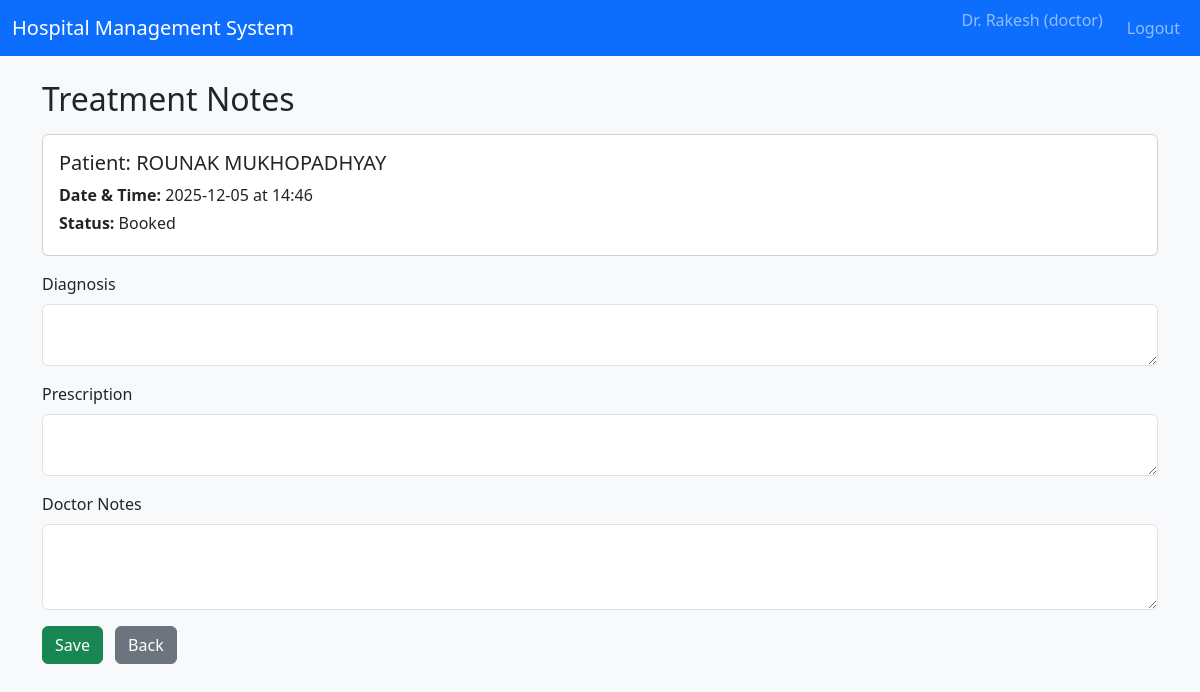
/doctor/appointments/4/treatment (signed in), run on an earlier commit of the app's database.
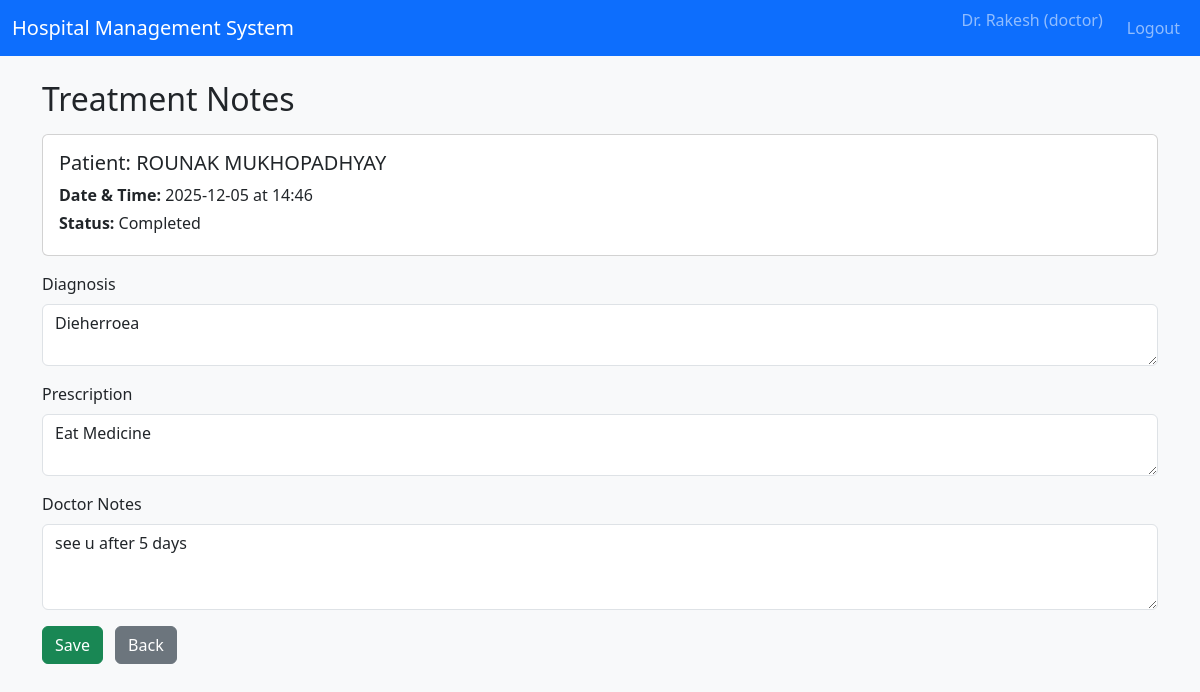
And on a later commit of the database.
### tables this page shows
CREATE TABLE appointments (
            id INTEGER PRIMARY KEY AUTOINCREMENT,
            patient_id INTEGER NOT NULL,
            doctor_id INTEGER NOT NULL,
            date TEXT NOT NULL, -- YYYY-MM-DD
            time TEXT NOT NULL, -- HH:MM
            status TEXT NOT NULL CHECK(status IN ('Booked', 'Completed', 'Cancelled')),
            created_at TEXT NOT NULL,
            updated_at TEXT NOT NULL,
            FOREIGN KEY(patient_id) REFERENCES patients(id),
            FOREIGN KEY(doctor_id) REFERENCES doctors(id),
            UNIQUE(doctor_id, date, time) -- prevent double booking
        );

CREATE TABLE treatments (
            id INTEGER PRIMARY KEY AUTOINCREMENT,
            appointment_id INTEGER NOT NULL,
            diagnosis TEXT,
            prescription TEXT,
            notes TEXT,
            created_at TEXT NOT NULL,
            FOREIGN KEY(appointment_id) REFERENCES appointments(id)
        );

### controllers/routes.py (the view, shortened to what this page needs)
@main_bp.route("/doctor/appointments/<int:appointment_id>/treatment", methods=["GET", "POST"])
@login_required
@role_required("doctor")
def doctor_treatment(appointment_id):
    doctor_id = get_current_doctor_id()
    if not doctor_id:
        flash("Doctor profile not found.", "danger")
        return redirect(url_for("main.doctor_dashboard"))
    conn = get_db_connection()
    cur = conn.cursor()
    cur.execute(
        """
        SELECT a.*,
               u.full_name AS patient_name,
               t.diagnosis,
               t.prescription,
               t.notes
        FROM appointments a
        JOIN patients p ON a.patient_id = p.id
        JOIN users u ON p.user_id = u.id
        LEFT JOIN treatments t ON t.appointment_id = a.id
        WHERE a.id = ? AND a.doctor_id = ?;
        """,
        (appointment_id, doctor_id),
    )
    appt = cur.fetchone()
    if not appt:
        conn.close()
        flash("Appointment not found.", "danger")
        return redirect(url_for("main.doctor_appointments"))
    conn.close()
    return render_template("doctor_treatment_form.html", appt=appt)

### controllers/routes.py (called while the page is built)
def login_required(view_func):
    @wraps(view_func)
    def wrapped(*args, **kwargs):
        if "user_id" not in session:
            flash("Please log in to continue.", "warning")
            return redirect(url_for("main.login"))
        return view_func(*args, **kwargs)
    return wrapped

def role_required(role):
    def decorator(view_func):
        @wraps(view_func)
        def wrapped(*args, **kwargs):
            if "user_id" not in session or session.get("role") != role:
                flash("Unauthorized access.", "danger")
                return redirect(url_for("main.login"))
            return view_func(*args, **kwargs)
        return wrapped
    return decorator

def get_current_doctor_id():
    if "user_id" not in session:
        return None
    conn = get_db_connection()
    cur = conn.cursor()
    cur.execute(
        "SELECT d.id FROM doctors d JOIN users u ON d.user_id = u.id WHERE u.id = ?;",
        (session["user_id"],),
    )
    row = cur.fetchone()
    conn.close()
    return row["id"] if row else None

### models/models.py (called while the page is built)
def get_db_connection():
    conn = sqlite3.connect(DB_PATH)
    conn.row_factory = sqlite3.Row
    return conn

### templates/doctor_treatment_form.html (shortened to what this page needs)
{% extends "base.html" %}
{% block content %}
<h2>Treatment Notes</h2>
<div class="card mt-3 mb-3">
    <div class="card-body">
        <h5 class="card-title">Patient: {{ appt['patient_name'] }}</h5>
        <p class="card-text mb-1">
            <strong>Date & Time:</strong> {{ appt['date'] }} at {{ appt['time'] }}
        </p>
        <p class="card-text mb-1">
            <strong>Status:</strong> {{ appt['status'] }}
        </p>
    </div>
</div>
<form method="POST" action="{{ url_for('main.doctor_treatment', appointment_id=appt['id']) }}">
    <div class="mb-3">
        <label class="form-label">Diagnosis</label>
        <textarea class="form-control" name="diagnosis" rows="2">{{ appt['diagnosis'] or '' }}</textarea>
    </div>
    <div class="mb-3">
        <label class="form-label">Prescription</label>
        <textarea class="form-control" name="prescription" rows="2">{{ appt['prescription'] or '' }}</textarea>
    </div>
    <div class="mb-3">
        <label class="form-label">Doctor Notes</label>
        <textarea class="form-control" name="notes" rows="3">{{ appt['notes'] or '' }}</textarea>
    </div>
    <button type="submit" class="btn btn-success">Save</button>
    <a href="{{ url_for('main.doctor_appointments') }}" class="btn btn-secondary ms-2">Back</a>
</form>
{% endblock %}

What changed in the data, as far as the page shows it:
changed appointments: status "Booked" → "Completed"
added treatments: diagnosis "Dieherroea", prescription "Eat Medicine", notes "see u after 5 days"
